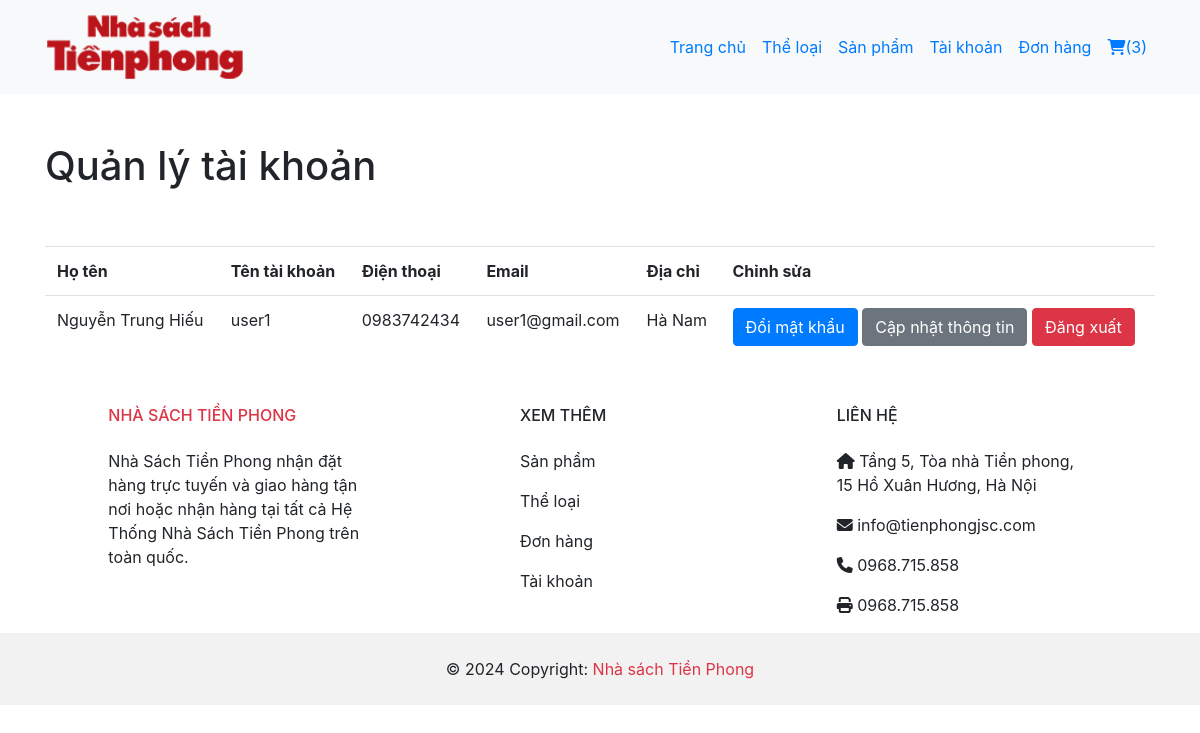
The page /manage-account.php (signed in) on the database its author committed.
### tables this page shows
CREATE TABLE `nguoi_dung` (
  `id` int(10) UNSIGNED NOT NULL,
  `ho_ten` varchar(100) NOT NULL,
  `ten_tai_khoan` varchar(100) NOT NULL,
  `mat_khau` varchar(255) NOT NULL,
  `dien_thoai` varchar(50) NOT NULL,
  `email` varchar(50) NOT NULL,
  `dia_chi` varchar(100) NOT NULL,
  `vai_tro` varchar(50) NOT NULL
);

### manage-account.php (the view, shortened to what this page needs)
<?php
include('partials-front/menu.php');
?>
<div class="container">
    <h1 class="mt-5">Quản lý tài khoản</h1>
    <br>
    <br>
    <table class="table">
        <tr>
            <th>Họ tên</th>
            <th>Tên tài khoản</th>
            <th>Điện thoại</th>
            <th>Email</th>
            <th>Địa chỉ</th>
            <th>Chỉnh sửa</th>
        </tr>
        <?php
        $ten_tai_khoan = $_SESSION['customer-user'];
        $sql = "SELECT * FROM nguoi_dung WHERE ten_tai_khoan='$ten_tai_khoan'";
        $res = mysqli_query($conn, $sql);
        if ($res == TRUE) {
            $count = mysqli_num_rows($res);
            if ($count > 0) {
                while ($rows = mysqli_fetch_assoc($res)) {
                    $ho_ten = $rows['ho_ten'];
                    $ten_tai_khoan = $rows['ten_tai_khoan'];
                    $dien_thoai = $rows['dien_thoai'];
                    $email = $rows['email'];
                    $dia_chi = $rows['dia_chi'];
        ?>
                    <tr>
                        <td><?php echo $ho_ten; ?></td>
                        <td><?php echo $ten_tai_khoan; ?></td>
                        <td><?php echo $dien_thoai; ?></td>
                        <td><?php echo $email; ?></td>
                        <td><?php echo $dia_chi; ?></td>
                        <td>
                            <a href="<?php echo SITEURL; ?>update-account-password.php" class="btn btn-primary">Đổi mật khẩu</a>
                            <a href="<?php echo SITEURL; ?>update-account.php" class="btn btn-secondary">Cập nhật thông tin</a>
                            <a href="<?php echo SITEURL; ?>logout.php" class="btn btn-danger">Đăng xuất</a>
                        </td>
                    </tr>
        <?php
                }
            } else {
            }
        }
        ?>
    </table>
</div>
<?php include('partials-front/footer.php') ?>

### rows shown on the page
nguoi_dung: ho_ten "Nguyễn Trung Hiếu", ten_tai_khoan "user1", dien_thoai "0983742434", email "user1@gmail.com", dia_chi "Hà Nam"

### other values the page prints
$count "3"
